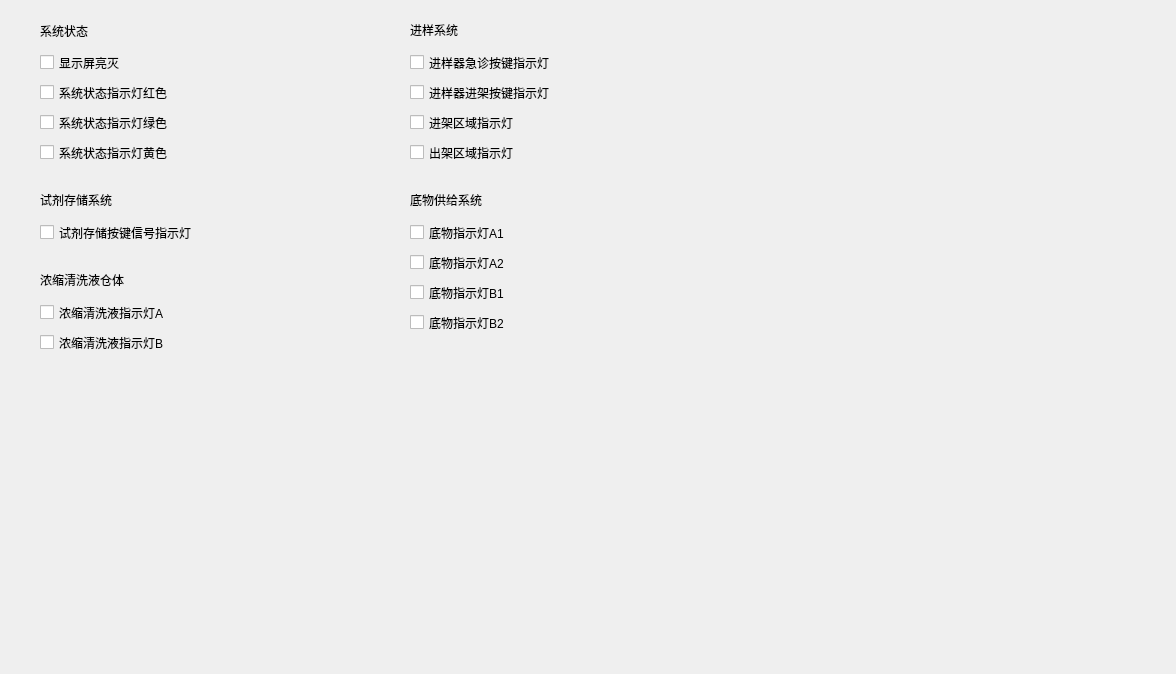
<?xml version="1.0" encoding="UTF-8"?>
<ui version="4.0">
 <class>ImDevFacadeModuleWgt</class>
 <widget class="QWidget" name="ImDevFacadeModuleWgt">
  <property name="geometry">
   <rect>
    <x>0</x>
    <y>0</y>
    <width>1176</width>
    <height>674</height>
   </rect>
  </property>
  <property name="windowTitle">
   <string notr="true">ImDevFacadeModuleWgt</string>
  </property>
  <property name="styleSheet">
   <string notr="true"/>
  </property>
  <widget class="QCheckBox" name="checkBox_18">
   <property name="geometry">
    <rect>
     <x>40</x>
     <y>110</y>
     <width>320</width>
     <height>25</height>
    </rect>
   </property>
   <property name="text">
    <string>系统状态指示灯绿色</string>
   </property>
   <property name="checks" stdset="0">
    <string>push</string>
   </property>
  </widget>
  <widget class="QCheckBox" name="checkBox_1">
   <property name="geometry">
    <rect>
     <x>40</x>
     <y>220</y>
     <width>320</width>
     <height>25</height>
    </rect>
   </property>
   <property name="text">
    <string>试剂存储按键信号指示灯</string>
   </property>
   <property name="checks" stdset="0">
    <string>push</string>
   </property>
  </widget>
  <widget class="QCheckBox" name="checkBox_5">
   <property name="geometry">
    <rect>
     <x>40</x>
     <y>140</y>
     <width>320</width>
     <height>25</height>
    </rect>
   </property>
   <property name="text">
    <string>系统状态指示灯黄色</string>
   </property>
   <property name="checks" stdset="0">
    <string>push</string>
   </property>
  </widget>
  <widget class="QCheckBox" name="checkBox_34">
   <property name="geometry">
    <rect>
     <x>40</x>
     <y>80</y>
     <width>320</width>
     <height>25</height>
    </rect>
   </property>
   <property name="text">
    <string>系统状态指示灯红色</string>
   </property>
   <property name="checks" stdset="0">
    <string>push</string>
   </property>
  </widget>
  <widget class="QLabel" name="label">
   <property name="geometry">
    <rect>
     <x>40</x>
     <y>190</y>
     <width>220</width>
     <height>20</height>
    </rect>
   </property>
   <property name="text">
    <string>试剂存储系统</string>
   </property>
  </widget>
  <widget class="QLabel" name="label_11">
   <property name="geometry">
    <rect>
     <x>40</x>
     <y>20</y>
     <width>220</width>
     <height>21</height>
    </rect>
   </property>
   <property name="text">
    <string>系统状态</string>
   </property>
  </widget>
  <widget class="QCheckBox" name="checkBox_33">
   <property name="geometry">
    <rect>
     <x>40</x>
     <y>50</y>
     <width>320</width>
     <height>25</height>
    </rect>
   </property>
   <property name="text">
    <string>显示屏亮灭</string>
   </property>
   <property name="checks" stdset="0">
    <string>push</string>
   </property>
  </widget>
  <widget class="QCheckBox" name="checkBox_6">
   <property name="geometry">
    <rect>
     <x>410</x>
     <y>80</y>
     <width>320</width>
     <height>25</height>
    </rect>
   </property>
   <property name="text">
    <string>进样器进架按键指示灯</string>
   </property>
   <property name="checks" stdset="0">
    <string>push</string>
   </property>
  </widget>
  <widget class="QLabel" name="label_2">
   <property name="geometry">
    <rect>
     <x>410</x>
     <y>20</y>
     <width>220</width>
     <height>20</height>
    </rect>
   </property>
   <property name="text">
    <string>进样系统</string>
   </property>
  </widget>
  <widget class="QCheckBox" name="checkBox_7">
   <property name="geometry">
    <rect>
     <x>410</x>
     <y>50</y>
     <width>320</width>
     <height>25</height>
    </rect>
   </property>
   <property name="text">
    <string>进样器急诊按键指示灯</string>
   </property>
   <property name="checks" stdset="0">
    <string>push</string>
   </property>
  </widget>
  <widget class="QCheckBox" name="checkBox_8">
   <property name="geometry">
    <rect>
     <x>410</x>
     <y>110</y>
     <width>320</width>
     <height>25</height>
    </rect>
   </property>
   <property name="text">
    <string>进架区域指示灯</string>
   </property>
   <property name="checks" stdset="0">
    <string>push</string>
   </property>
  </widget>
  <widget class="QCheckBox" name="checkBox_9">
   <property name="geometry">
    <rect>
     <x>410</x>
     <y>140</y>
     <width>320</width>
     <height>25</height>
    </rect>
   </property>
   <property name="text">
    <string>出架区域指示灯</string>
   </property>
   <property name="checks" stdset="0">
    <string>push</string>
   </property>
  </widget>
  <widget class="QCheckBox" name="checkBox_10">
   <property name="geometry">
    <rect>
     <x>410</x>
     <y>250</y>
     <width>320</width>
     <height>25</height>
    </rect>
   </property>
   <property name="text">
    <string>底物指示灯A2</string>
   </property>
   <property name="checks" stdset="0">
    <string>push</string>
   </property>
  </widget>
  <widget class="QLabel" name="label_3">
   <property name="geometry">
    <rect>
     <x>410</x>
     <y>190</y>
     <width>220</width>
     <height>20</height>
    </rect>
   </property>
   <property name="text">
    <string>底物供给系统</string>
   </property>
  </widget>
  <widget class="QCheckBox" name="checkBox_11">
   <property name="geometry">
    <rect>
     <x>410</x>
     <y>220</y>
     <width>320</width>
     <height>25</height>
    </rect>
   </property>
   <property name="text">
    <string>底物指示灯A1</string>
   </property>
   <property name="checks" stdset="0">
    <string>push</string>
   </property>
  </widget>
  <widget class="QCheckBox" name="checkBox_12">
   <property name="geometry">
    <rect>
     <x>410</x>
     <y>280</y>
     <width>320</width>
     <height>25</height>
    </rect>
   </property>
   <property name="text">
    <string>底物指示灯B1</string>
   </property>
   <property name="checks" stdset="0">
    <string>push</string>
   </property>
  </widget>
  <widget class="QCheckBox" name="checkBox_13">
   <property name="geometry">
    <rect>
     <x>410</x>
     <y>310</y>
     <width>320</width>
     <height>25</height>
    </rect>
   </property>
   <property name="text">
    <string>底物指示灯B2</string>
   </property>
   <property name="checks" stdset="0">
    <string>push</string>
   </property>
  </widget>
  <widget class="QCheckBox" name="checkBox_17">
   <property name="geometry">
    <rect>
     <x>40</x>
     <y>300</y>
     <width>320</width>
     <height>25</height>
    </rect>
   </property>
   <property name="text">
    <string>浓缩清洗液指示灯A</string>
   </property>
   <property name="checks" stdset="0">
    <string>push</string>
   </property>
  </widget>
  <widget class="QLabel" name="label_7">
   <property name="geometry">
    <rect>
     <x>40</x>
     <y>270</y>
     <width>220</width>
     <height>20</height>
    </rect>
   </property>
   <property name="text">
    <string>浓缩清洗液仓体</string>
   </property>
  </widget>
  <widget class="QCheckBox" name="checkBox_20">
   <property name="geometry">
    <rect>
     <x>40</x>
     <y>330</y>
     <width>320</width>
     <height>25</height>
    </rect>
   </property>
   <property name="text">
    <string>浓缩清洗液指示灯B</string>
   </property>
   <property name="checks" stdset="0">
    <string>push</string>
   </property>
  </widget>
 </widget>
 <resources/>
 <connections/>
</ui>
